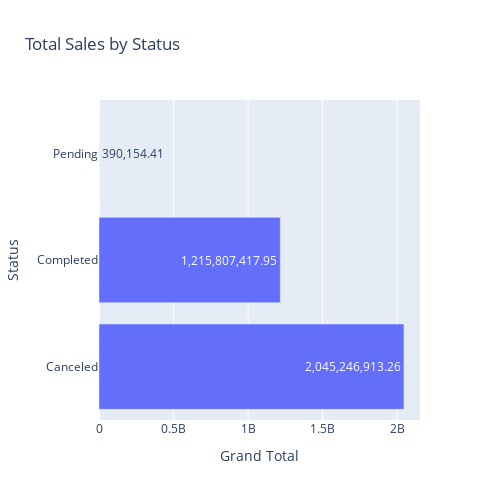

Notebook cell for this chart:
### Code cell
status_sales.sort_values(['status'], ascending=True, inplace=True)

# visualization section
fig = px.bar(status_sales,x='grand_total', y='status', text='grand_total', 
labels={
    'status':'Status',
    'grand_total':'Grand Total'
}, title='Total Sales by Status')
fig.update_traces(texttemplate='%{text:,}')

fig.update_layout(
    autosize=False,
    width=500,
    height=500,
)
fig.show()

### Figure 1 — Plotly figure (JSON) as saved in the notebook; plotly's stock layout.template omitted (floating-point values rounded to 4 significant figures)
{"data": [{"alignmentgroup": "True", "hovertemplate": "Grand Total=%{text}<br>Status=%{y}<extra></extra>", "legendgroup": "", "marker": {"color": "#636efa", "pattern": {"shape": ""}}, "name": "", "offsetgroup": "", "orientation": "h", "showlegend": false, "text": [2045000000.0, 1216000000.0, 390200.0], "textposition": "auto", "texttemplate": "%{text:,}", "type": "bar", "x": [2045000000.0, 1216000000.0, 390200.0], "xaxis": "x", "y": ["Canceled", "Completed", "Pending"], "yaxis": "y"}], "layout": {"autosize": false, "barmode": "relative", "height": 500, "legend": {"tracegroupgap": 0}, "title": {"text": "Total Sales by Status"}, "width": 500, "xaxis": {"anchor": "y", "domain": [0, 1], "title": {"text": "Grand Total"}}, "yaxis": {"anchor": "x", "domain": [0, 1], "title": {"text": "Status"}}}}
